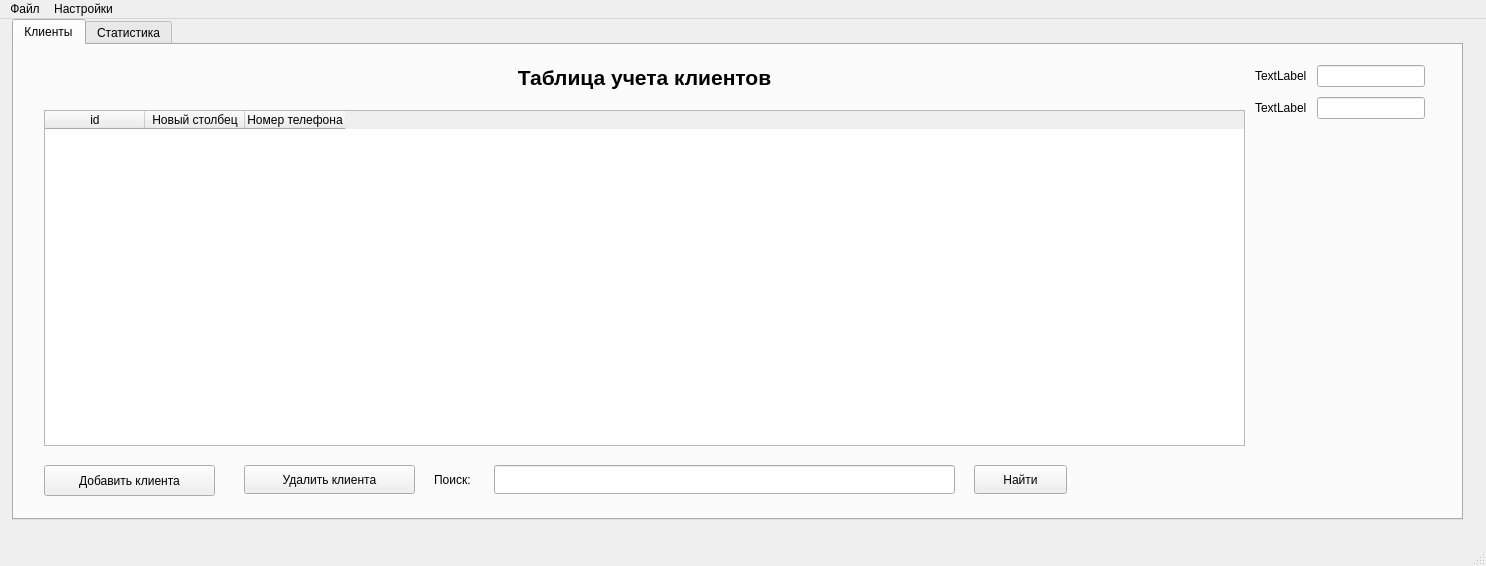
<?xml version="1.0" encoding="UTF-8"?>
<ui version="4.0">
 <class>MainWindow</class>
 <widget class="QMainWindow" name="MainWindow">
  <property name="geometry">
   <rect>
    <x>0</x>
    <y>0</y>
    <width>1486</width>
    <height>566</height>
   </rect>
  </property>
  <property name="windowTitle">
   <string>ClientFlow v0.1</string>
  </property>
  <property name="windowIcon">
   <iconset theme="QIcon::ThemeIcon::DocumentNew"/>
  </property>
  <widget class="QWidget" name="centralwidget">
   <property name="sizePolicy">
    <sizepolicy hsizetype="Expanding" vsizetype="Expanding">
     <horstretch>0</horstretch>
     <verstretch>0</verstretch>
    </sizepolicy>
   </property>
   <widget class="QWidget" name="horizontalLayoutWidget_2">
    <property name="geometry">
     <rect>
      <x>12</x>
      <y>0</y>
      <width>1451</width>
      <height>501</height>
     </rect>
    </property>
    <layout class="QHBoxLayout" name="horizontalLayout_2">
     <item>
      <widget class="QTabWidget" name="tabWidget">
       <property name="sizePolicy">
        <sizepolicy hsizetype="Preferred" vsizetype="Preferred">
         <horstretch>0</horstretch>
         <verstretch>0</verstretch>
        </sizepolicy>
       </property>
       <property name="currentIndex">
        <number>0</number>
       </property>
       <widget class="QWidget" name="tab">
        <attribute name="title">
         <string>Клиенты</string>
        </attribute>
        <widget class="QPushButton" name="addClientButton">
         <property name="geometry">
          <rect>
           <x>30</x>
           <y>420</y>
           <width>171</width>
           <height>31</height>
          </rect>
         </property>
         <property name="text">
          <string>Добавить клиента</string>
         </property>
        </widget>
        <widget class="QPushButton" name="delClientButton">
         <property name="geometry">
          <rect>
           <x>230</x>
           <y>420</y>
           <width>171</width>
           <height>29</height>
          </rect>
         </property>
         <property name="text">
          <string>Удалить клиента</string>
         </property>
        </widget>
        <widget class="QWidget" name="horizontalLayoutWidget">
         <property name="geometry">
          <rect>
           <x>10</x>
           <y>10</y>
           <width>1411</width>
           <height>401</height>
          </rect>
         </property>
         <layout class="QHBoxLayout" name="horizontalLayout" stretch="3,0">
          <property name="spacing">
           <number>10</number>
          </property>
          <property name="leftMargin">
           <number>20</number>
          </property>
          <property name="topMargin">
           <number>10</number>
          </property>
          <property name="rightMargin">
           <number>10</number>
          </property>
          <property name="bottomMargin">
           <number>10</number>
          </property>
          <item>
           <layout class="QVBoxLayout" name="verticalLayout" stretch="0,10">
            <property name="spacing">
             <number>20</number>
            </property>
            <item>
             <widget class="QLabel" name="label_3">
              <property name="font">
               <font>
                <family>Segoe UI</family>
                <pointsize>16</pointsize>
                <bold>true</bold>
                <kerning>true</kerning>
                <hintingpreference>PreferDefaultHinting</hintingpreference>
               </font>
              </property>
              <property name="text">
               <string>Таблица учета клиентов</string>
              </property>
              <property name="alignment">
               <set>Qt::AlignmentFlag::AlignCenter</set>
              </property>
             </widget>
            </item>
            <item>
             <widget class="QTableWidget" name="tableWidget">
              <property name="sizePolicy">
               <sizepolicy hsizetype="Preferred" vsizetype="Preferred">
                <horstretch>0</horstretch>
                <verstretch>0</verstretch>
               </sizepolicy>
              </property>
              <property name="mouseTracking">
               <bool>true</bool>
              </property>
              <property name="tabletTracking">
               <bool>true</bool>
              </property>
              <property name="focusPolicy">
               <enum>Qt::FocusPolicy::TabFocus</enum>
              </property>
              <property name="contextMenuPolicy">
               <enum>Qt::ContextMenuPolicy::DefaultContextMenu</enum>
              </property>
              <property name="editTriggers">
               <set>QAbstractItemView::EditTrigger::NoEditTriggers</set>
              </property>
              <property name="alternatingRowColors">
               <bool>true</bool>
              </property>
              <property name="selectionMode">
               <enum>QAbstractItemView::SelectionMode::SingleSelection</enum>
              </property>
              <property name="selectionBehavior">
               <enum>QAbstractItemView::SelectionBehavior::SelectRows</enum>
              </property>
              <property name="verticalScrollMode">
               <enum>QAbstractItemView::ScrollMode::ScrollPerPixel</enum>
              </property>
              <property name="horizontalScrollMode">
               <enum>QAbstractItemView::ScrollMode::ScrollPerPixel</enum>
              </property>
              <property name="gridStyle">
               <enum>Qt::PenStyle::SolidLine</enum>
              </property>
              <property name="sortingEnabled">
               <bool>true</bool>
              </property>
              <attribute name="horizontalHeaderCascadingSectionResizes">
               <bool>true</bool>
              </attribute>
              <column>
               <property name="text">
                <string>id</string>
               </property>
              </column>
              <column>
               <property name="text">
                <string>Новый столбец</string>
               </property>
              </column>
              <column>
               <property name="text">
                <string>Номер телефона</string>
               </property>
              </column>
             </widget>
            </item>
           </layout>
          </item>
          <item>
           <layout class="QFormLayout" name="formLayout">
            <property name="fieldGrowthPolicy">
             <enum>QFormLayout::FieldGrowthPolicy::ExpandingFieldsGrow</enum>
            </property>
            <property name="rowWrapPolicy">
             <enum>QFormLayout::RowWrapPolicy::DontWrapRows</enum>
            </property>
            <item row="0" column="0">
             <widget class="QLabel" name="label">
              <property name="text">
               <string>TextLabel</string>
              </property>
             </widget>
            </item>
            <item row="0" column="1">
             <widget class="QLineEdit" name="lineEdit"/>
            </item>
            <item row="1" column="0">
             <widget class="QLabel" name="label_2">
              <property name="text">
               <string>TextLabel</string>
              </property>
             </widget>
            </item>
            <item row="1" column="1">
             <widget class="QLineEdit" name="lineEdit_2"/>
            </item>
           </layout>
          </item>
         </layout>
        </widget>
        <widget class="QLabel" name="label_4">
         <property name="geometry">
          <rect>
           <x>420</x>
           <y>420</y>
           <width>63</width>
           <height>29</height>
          </rect>
         </property>
         <property name="text">
          <string>Поиск:</string>
         </property>
        </widget>
        <widget class="QLineEdit" name="searchDatalineEdit">
         <property name="geometry">
          <rect>
           <x>480</x>
           <y>420</y>
           <width>461</width>
           <height>29</height>
          </rect>
         </property>
        </widget>
        <widget class="QPushButton" name="searchClientsButton">
         <property name="geometry">
          <rect>
           <x>960</x>
           <y>420</y>
           <width>93</width>
           <height>29</height>
          </rect>
         </property>
         <property name="text">
          <string>Найти</string>
         </property>
        </widget>
       </widget>
       <widget class="QWidget" name="tab_2">
        <attribute name="title">
         <string>Статистика</string>
        </attribute>
       </widget>
      </widget>
     </item>
    </layout>
   </widget>
  </widget>
  <widget class="QMenuBar" name="menubar">
   <property name="geometry">
    <rect>
     <x>0</x>
     <y>0</y>
     <width>1486</width>
     <height>26</height>
    </rect>
   </property>
   <widget class="QMenu" name="menu">
    <property name="title">
     <string>Файл</string>
    </property>
    <addaction name="action"/>
    <addaction name="action_Excel"/>
    <addaction name="action_Excel_2"/>
    <addaction name="action_4"/>
    <addaction name="action_5"/>
   </widget>
   <widget class="QMenu" name="menu_2">
    <property name="title">
     <string>Настройки</string>
    </property>
    <addaction name="action_2"/>
    <addaction name="action_3"/>
   </widget>
   <addaction name="menu"/>
   <addaction name="menu_2"/>
  </widget>
  <widget class="QStatusBar" name="statusbar"/>
  <action name="action">
   <property name="text">
    <string>Сохранить базу клиентов</string>
   </property>
  </action>
  <action name="action_Excel">
   <property name="text">
    <string>Импортирвать из Excel таблицы </string>
   </property>
  </action>
  <action name="action_Excel_2">
   <property name="text">
    <string>Экспортировать в Excel таблицу</string>
   </property>
  </action>
  <action name="action_2">
   <property name="text">
    <string>Экспортировать файл конфигурации</string>
   </property>
  </action>
  <action name="action_3">
   <property name="text">
    <string>Открыть окно настроек</string>
   </property>
  </action>
  <action name="action_4">
   <property name="text">
    <string>Открыть базу клиентов</string>
   </property>
  </action>
  <action name="action_5">
   <property name="text">
    <string>Создать базу клиентов</string>
   </property>
  </action>
 </widget>
 <resources/>
 <connections/>
</ui>
